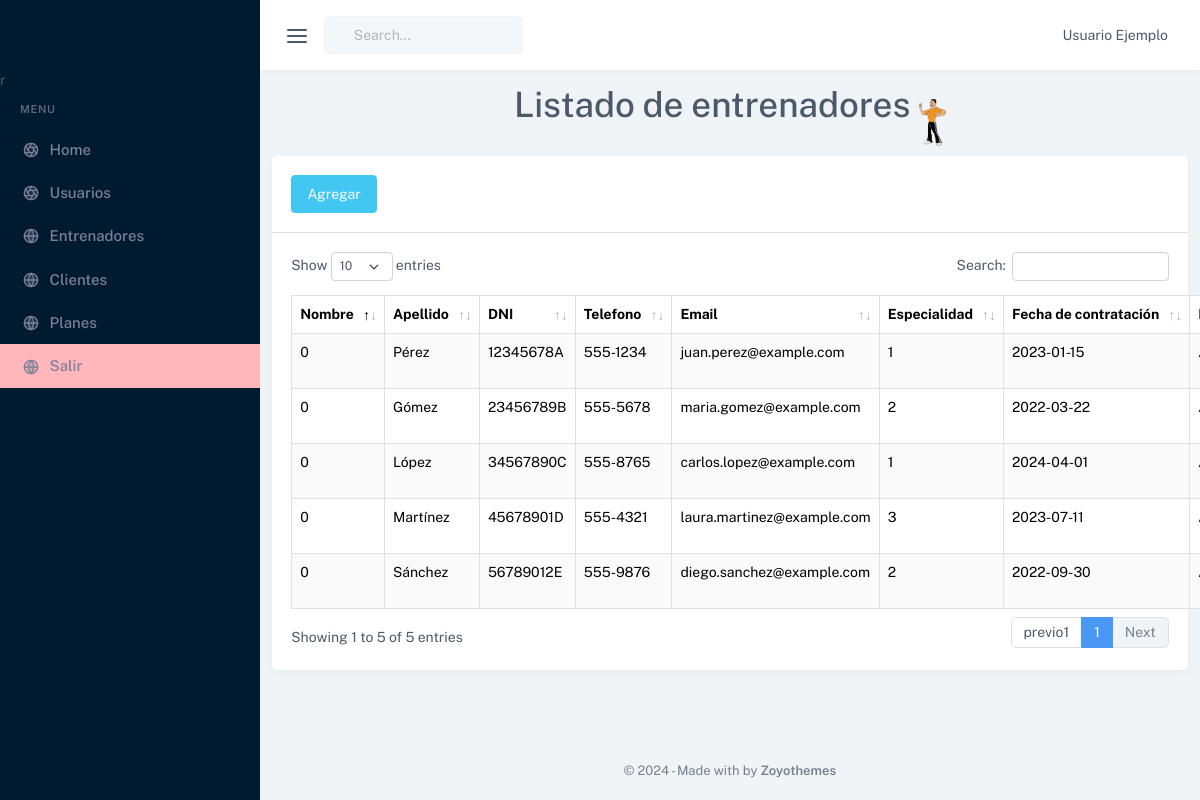
Screenshot of /entrenadores (signed in) with the database file from the repository.
### tables this page shows
CREATE TABLE `entrenadores` (
  `id_entrenador` int(11) NOT NULL,
  `nombre` varchar(45) NOT NULL,
  `apellido` varchar(45) NOT NULL,
  `dni` varchar(20) NOT NULL,
  `telefono` varchar(20) NOT NULL,
  `email` varchar(50) NOT NULL,
  `id_especialidad` int(11) NOT NULL,
  `fecha_contratacion` date NOT NULL,
  `estado` int(11) NOT NULL
);

CREATE TABLE `especialidades` (
  `id_especialidad` int(11) NOT NULL,
  `nombre` int(11) NOT NULL,
  `id_entrenador` int(11) NOT NULL
);

### controladores/controlador.plantilla.php (called while the page is built)
<?php
class ControladorPlantilla{
    public function ctrMostrarPlantilla(){
        include 'vistas/plantilla.php';
    }
    static public function url(){
        return "http://localhost/sistema/";
    }
}

### index.php (called while the page is built, shortened)
<?php
require_once 'controladores/controlador.plantilla.php';
require_once 'controladores/controlador.usuarios.php';
require_once 'modelos/modelo.usuarios.php';
require_once 'controladores/controlador.entrenadores.php';
require_once 'modelos/modelo.entrenadores.php';
$plantilla = new ControladorPlantilla();
$plantilla->ctrMostrarPlantilla();

### modelos/conexion.php (called while the page is built, shortened)
<?php
class Conexion
{
	static public function conectar()
	{
		try {
			$link = new PDO(
				"mysql:host=" . self::HOST . ";dbname=" . self::DBNAME,
				self::USER,
				self::PASSWORD
			);
			$link->exec("set names utf8");
			return $link;
		} catch (PDOException $e) {
			die("Error en la conexión a la base de datos: " . $e->getMessage());
		}
	}
}

### modelos/modelo.entrenadores.php (called while the page is built)
<?php
require_once 'conexion.php';
class ModeloEntrenadores
{
    static public function mdlMostrarEntrenadores($item, $valor)
    {
        if ($item != null) {
            try {
                $stmt = Conexion::conectar()->prepare("SELECT e.id_entrenador, e.nombre, e.apellido, e.dni, e.telefono, e.email, e.id_especialidad, e.fecha_contratacion, e.estado FROM entrenadores e WHERE $item = :$valor");
                $stmt->bindParam(":" . $item, $valor,  PDO::PARAM_INT);
                $stmt->execute();
                return $stmt->fetch(PDO::FETCH_ASSOC);
            } catch (Exception $e) {
                return "Error: " . $e->getMessage();
            }
        } else {
            try {
                $entrenadores = Conexion::conectar()->prepare("SELECT e.id_entrenador, e.nombre as nombre_entrenador, e.apellido, e.dni, e.telefono, e.email, e.id_especialidad, e.fecha_contratacion, e.estado, es.nombre FROM entrenadores e INNER JOIN especialidades es ON e.id_entrenador = es.id_entrenador");
                $entrenadores->execute();
                return $entrenadores->fetchAll(PDO::FETCH_ASSOC);
            } catch (Exception $e) {
                return "Error: " . $e->getMessage();
            }
        }
    }
}

### controladores/controlador.entrenadores.php (called while the page is built)
<?php
class ControladorEntrenadores
{
    static public function ctrMostrarEntrenadores($item, $valor)
    {
        $respuesta = ModeloEntrenadores::mdlMostrarEntrenadores($item, $valor);
        return $respuesta;
    }
}

### vistas/modulos/entrenadores.php (the view, shortened to what this page needs)
<?php
$entrenadores = ControladorEntrenadores::ctrMostrarEntrenadores(null, null);
$cantidad = count($entrenadores);
?>
<div class="row">
    <div class="col-12">
        <h1 class="text-center">Listado de entrenadores <img src="vistas/assets/img/entrenador.png" style="width: 3%;" class="mt-4" alt=" entrenador"> </h1>
        <div class="card">
            <div class="card-header">
                <a href="agregar_producto" class="btn btn-info">Agregar</a>
            </div>
            <?php if ($cantidad > 0) { ?>
                <div class="card-body">
                    <table id="datatable" class="table table-bordered table-striped dt-responsive table-responsive nowrap">
                        <thead>
                            <tr>
                                <th>Nombre</th>
                                <th>Apellido</th>
                                <th>DNI</th>
                                <th>Telefono</th>
                                <th>Email</th>
                                <th>Especialidad</th>
                                <th>Fecha de contratación</th>
                                <th>Estado</th>
                            </tr>
                        </thead>
                        <tbody>
                            <?php
                            foreach ($entrenadores as $key => $value) {
                            ?>
                                <tr style="background-color:#000888">
                                    <td><?php echo $value["nombre"]; ?></td>
                                    <td><?php echo $value["apellido"]; ?></td>
                                    <td><?php echo $value["dni"]; ?></td>
                                    <td><?php echo $value["telefono"]; ?></td>
                                    <td><?php echo $value["email"]; ?></td>
                                    <td><?php echo $value["id_especialidad"]; ?></td>
                                    <td><?php echo $value["fecha_contratacion"]; ?></td>
                                    <td><?php echo ($value["estado"] == 1) ? "Activo" : "Inactivo"; ?></td>
                                </tr>
                            <?php } ?>
                        </tbody>
                    </table>
                </div>
            <?php } else { ?>
                <h3>Planes no disponibles</h3>
            <?php } ?>
        </div>
    </div>
</div>

### vistas/plantilla.php (shortened to what this page needs)
<?php
$url = ControladorPlantilla::url();
?>
<!DOCTYPE html>
<html lang="es">
<head>
    <link href="<?php echo $url; ?>vistas/assets/css/app.min.css" rel="stylesheet" type="text/css" id="app-style" />
    <link rel="stylesheet" href="https://cdnjs.cloudflare.com/ajax/libs/font-awesome/6.6.0/css/all.min.css" />
    <link href="<?php echo $url; ?>vistas/assets/libs/datatables.net-bs5/css/dataTables.bootstrap5.min.css" rel="stylesheet" type="text/css" />
    <link href="<?php echo $url; ?>vistas/assets/libs/datatables.net-buttons-bs5/css/buttons.bootstrap5.min.css" rel="stylesheet" type="text/css" />
    <link href="<?php echo $url; ?>vistas/assets/libs/datatables.net-keytable-bs5/css/keyTable.bootstrap5.min.css" rel="stylesheet" type="text/css" />
    <link href="<?php echo $url; ?>vistas/assets/libs/datatables.net-responsive-bs5/css/responsive.bootstrap5.min.css" rel="stylesheet" type="text/css" />
    <link href="<?php echo $url; ?>vistas/assets/libs/datatables.net-select-bs5/css/select.bootstrap5.min.css" rel="stylesheet" type="text/css" />
</head>
<?php if (isset($_SESSION["iniciarSesion"])) { ?>
    <body data-menu-color="dark" data-sidebar="default">
        <div id="app-layout">
            <?php include 'modulos/header.php' ?>
            <?php include 'modulos/menu.php' ?>
            <div class="content-page">
                <?php
                if (isset($_GET["pagina"])) {
                    $rutas = explode('/', $_GET["pagina"]);
                    if (
                        $rutas[0] == "home" ||
                        $rutas[0] == "usuarios" ||
                        $rutas[0] == "entrenadores" ||
                        $rutas[0] == "clientes" ||
                        $rutas[0] == "planes" ||
                        $rutas[0] == "editar_plan" ||
                        $rutas[0] == "salir"
                    ) {
                        include "vistas/modulos/" . $rutas[0] . ".php";
                    } else {
                        include "vistas/modulos/404.php";
                    }
                }
                ?>
                <?php include 'modulos/footer.php' ?>
            </div>
        </div>
    </body>
<?php } else {
    include "vistas/modulos/login.php";
}
?>
</html>

### vistas/modulos/header.php (shortened to what this page needs)
<div class="topbar-custom">
                <div class="container-fluid">
                    <div class="d-flex justify-content-between">
                        <ul class="list-unstyled topnav-menu mb-0 d-flex align-items-center">
                            <li>
                                <button class="button-toggle-menu nav-link">
                                    <i data-feather="menu" class="noti-icon"></i>
                                </button>
                            </li>
                            <li class="d-none d-lg-block">
                                <div class="position-relative topbar-search">
                                    <input type="text" class="form-control bg-light bg-opacity-75 border-light ps-4" placeholder="Search...">
                                </div>
                            </li>
                        </ul>
                        <ul class="list-unstyled topnav-menu mb-0 d-flex align-items-center">
                            <li class="dropdown notification-list topbar-dropdown">
                                <a class="nav-link dropdown-toggle nav-user me-0" data-bs-toggle="dropdown" href="#" role="button" aria-haspopup="false" aria-expanded="false">
                                    <span class="pro-user-name ms-1">
                                        <?php echo $_SESSION["nombre"]; ?> <i class="mdi mdi-chevron-down"></i>
                                    </span>
                                </a>
                            </li>
                        </ul>
                    </div>
                </div>
            </div>

### vistas/modulos/menu.php (shortened to what this page needs)
<div class="app-sidebar-menu">
    <div class="h-100" data-simplebar>
        <div id="sidebar-menu">
            <div class="logo-box">
                <a href="index.html" class="logo logo-light">
                    <span class="logo-lg">
                    </span>
                </a>
            </div>r
            <ul id="side-menu" class="ml-4">
                <li class="menu-title">Menu</li>
                <li>
                    <a href="<?php echo $url; ?>home">
                        <i data-feather="aperture"></i>
                        <span> Home </span>
                    </a>
                </li>
                <li>
                    <a href="<?php echo $url; ?>usuarios">
                        <i data-feather="aperture"></i>
                        <span> Usuarios </span>
                    </a>
                </li>
                <li>
                    <a href="<?php echo $url; ?>entrenadores">
                        <i data-feather="globe"></i>
                        <span> Entrenadores </span>
                    </a>
                </li>
                <li>
                    <a href="<?php echo $url; ?>clientes">
                        <i data-feather="globe"></i>
                        <span> Clientes </span>
                    </a>
                </li>
                <li>
                    <a href="<?php echo $url; ?>planes">
                        <i data-feather="globe"></i>
                        <span> Planes </span>
                    </a>
                </li>
                <li style="background-color: #ffb7bb; color: #fff; font-weight: bold;">
                    <a href="<?php echo $url; ?>salir">
                        <i data-feather="globe"></i>
                        <span> Salir </span>
                    </a>
                </li>
            </ul>
        </div>
    </div>
</div>

### vistas/modulos/footer.php
<footer class="footer">
    <div class="container-fluid">
        <div class="row">
            <div class="col fs-13 text-muted text-center">
                &copy; <script>document.write(new Date().getFullYear())</script> - Made with <span class="mdi mdi-heart text-danger"></span> by <a href="#!" class="text-reset fw-semibold">Zoyothemes</a>
            </div>
        </div>
    </div>
</footer>

### rows the page displays
entrenadores: id_especialidad.nombre "0", apellido "Pérez", dni "12345678A", telefono "555-1234", email "juan.perez@example.com", id_especialidad "1", fecha_contratacion "2023-01-15"
entrenadores: id_especialidad.nombre "0", apellido "Gómez", dni "23456789B", telefono "555-5678", email "maria.gomez@example.com", id_especialidad "2", fecha_contratacion "2022-03-22"
entrenadores: especialidades.nombre "0", apellido "López", dni "34567890C", telefono "555-8765", email "carlos.lopez@example.com", id_especialidad "1", fecha_contratacion "2024-04-01"
entrenadores: especialidades.nombre "0", apellido "Martínez", dni "45678901D", telefono "555-4321", email "laura.martinez@example.com", id_especialidad "3", fecha_contratacion "2023-07-11"
entrenadores: especialidades.nombre "0", apellido "Sánchez", dni "56789012E", telefono "555-9876", email "diego.sanchez@example.com", id_especialidad "2", fecha_contratacion "2022-09-30"

### other values shown
$_SESSION["nombre"] "Usuario Ejemplo"
